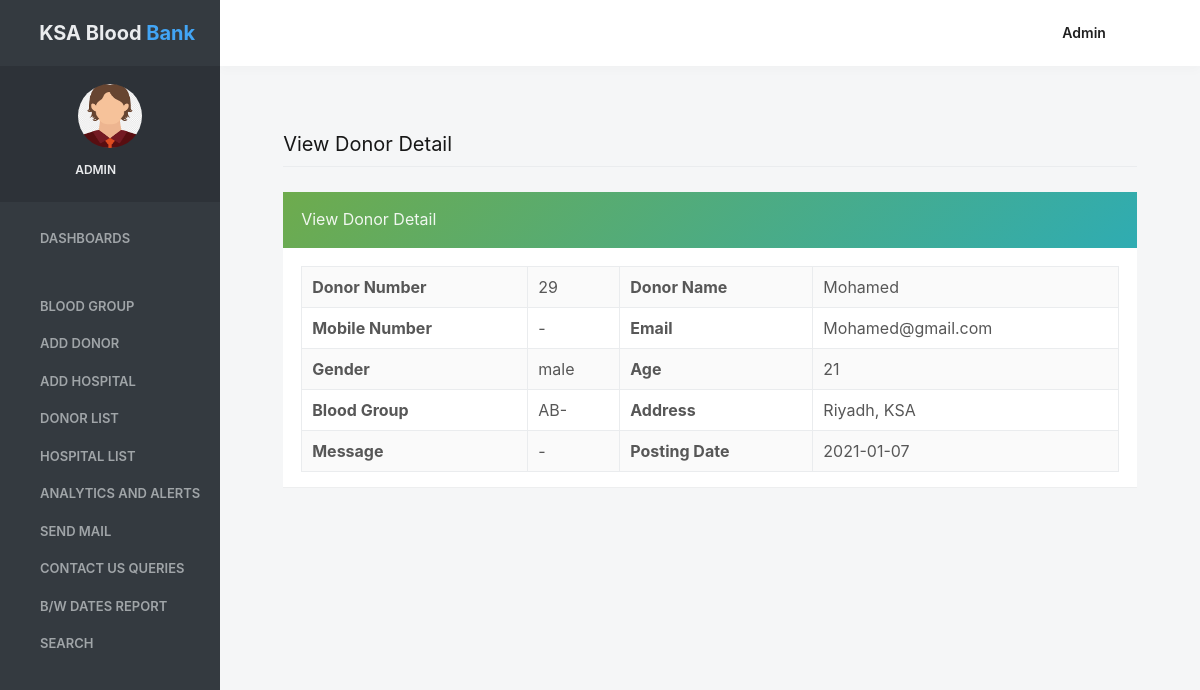
The page /view_donordetail/29 (signed in) on the database its author committed.
### bloodbank/models.py (models this page shows, shortened)
class Donor(models.Model):
    fullname = models.CharField(max_length=100)
    mobileno = models.CharField(max_length=15)
    emailid = models.CharField(max_length=50)
    gender = models.CharField(max_length=15)
    age = models.CharField(max_length=15)
    group = models.ForeignKey(Group, on_delete=models.CASCADE)
    address = models.CharField(max_length=300, null=True)
    message = models.CharField(max_length=300, null=True)
    postingdate = models.CharField(max_length=100)
    Status = models.CharField(max_length=100)
    donation_date = models.CharField(max_length=100)
    expiry_date = models.CharField(max_length=100)
    AssocHB = models.CharField(max_length=100)
    ReferenceID = models.CharField(max_length=100)

class Group(models.Model):
    bloodgroup = models.CharField(max_length=30)
    def __str__(self):
        return self.bloodgroup

### bloodbank/views.py (the view)
# urls.py: path('view_donordetail/<int:pid>',view_donordetail, name="view_donordetail"),
def view_donordetail(request, pid):
    if not request.user.is_authenticated:
        return redirect('login')
    donor = Donor.objects.filter(id=pid)
    d = {'donor': donor}
    return render(request, 'view_donordetail.html', d)

### bloodbank/templates/view_donordetail.html (shortened to what this page needs)
{% load static %}
{% block body %}
 <html lang="en" class="no-focus">
    <head>
<link rel="stylesheet" href="{% static 'adminassets/js/plugins/datatables/dataTables.bootstrap4.min.css' %}">
        <link rel="stylesheet"  href="{% static 'adminassets/css/codebase.min.css' %}">
</head>
    <body>
        <div id="page-container" class="sidebar-o sidebar-inverse side-scroll page-header-fixed main-content-narrow">
 {% include 'sidebar.html' %}
            {% include 'admin_nav.html' %}
            <main id="main-container">
                <div class="content">
                    <h2 class="content-heading">View Donor Detail</h2>
                    <div class="row">
                        <div class="col-md-12">
                            <div class="block block-themed">
                                <div class="block-header bg-gd-emerald">
                                    <h3 class="block-title">View Donor Detail</h3>
                                    <div class="block-options">
                                        <button type="button" class="btn-block-option" data-toggle="block-option" data-action="state_toggle" data-action-mode="demo">
                                            <i class="si si-refresh"></i>
                                        </button>
                                        <button type="button" class="btn-block-option" data-toggle="block-option" data-action="content_toggle"></button>
                                    </div>
                                </div>
                                <div class="block-content">
                                    {% for i in donor %}
                            <table border="1" class="table table-bordered table-striped table-vcenter js-dataTable-full-pagination">
                                            <tr>
    <th>Donor Number</th>
    <td>{{i.id}}</td>
    <th>Donor Name</th>
    <td>{{i.fullname}}</td>
  </tr>
  <tr>
    <th>Mobile Number</th>
    <td>{{i.mobileno}}</td>
   <th>Email</th>
    <td>{{i.emailid}}</td>
  </tr>
  <tr>
    <th>Gender</th>
    <td>{{i.gender}}</td>
    <th>Age</th>
    <td>{{i.age}}</td>
  </tr>
   <tr>
    <th>Blood Group</th>
    <td>{{i.group}}</td>
    <th>Address</th>
    <td>{{i.address}}</td>
  </tr>
  <tr>
    <th>Message</th>
    <td>{{i.message}}</td>
    <th>Posting Date</th>
    <td>{{i.postingdate}}</td>
  </tr>
</table>
 {% endfor %}
</div>
                                </div>
                            </div>
            </main>
        </div>
    </body>
</html>
{% endblock %}

### bloodbank/templates/sidebar.html (shortened to what this page needs)
{% load static %}
   <nav id="sidebar">
                <div id="sidebar-scroll">
                    <div class="sidebar-content">
                        <div class="content-header content-header-fullrow px-15">
                            <div class="content-header-section text-center align-parent sidebar-mini-hidden">
                                <div class="content-header-item">
                                    <a class="link-effect font-w700" href="{% url 'admin_home' %}">
                                        <i class="si si-fire text-primary"></i>
                                        <span class="font-size-xl text-dual-primary-dark">KSA Blood </span><span class="font-size-xl text-primary">Bank</span>
                                    </a>
                                </div>
                            </div>
                        </div>
                        <div class="content-side content-side-full content-side-user px-10 align-parent">
                            <div class="sidebar-mini-hidden-b text-center">
                                <a class="img-link" href="be_pages_generic_profile.html">
                                    <img class="img-avatar" src="{% static 'adminassets/img/avatars/avatarboy729.png' %}" alt="">
                                </a>
                                <ul class="list-inline mt-10">
                                    <li class="list-inline-item">
                                        <a class="link-effect text-dual-primary-dark font-size-xs font-w600 text-uppercase" href="#">{{request.user.username}}</a>
                                    </li>
                                    <li class="list-inline-item">
                                        <a class="link-effect text-dual-primary-dark" href="{% url 'logout' %}">
                                            <i class="si si-logout"></i>
                                        </a>
                                    </li>
                                </ul>
                            </div>
                        </div>
                        <div class="content-side content-side-full">
                            <ul class="nav-main">
                                <li class="open">
                                    <a href="{% url 'admin_home' %}"><i class="si si-cup"></i><span class="sidebar-mini-hide">Dashboards</span></a>
                                </li>
                                <li class="nav-main-heading"><span class="sidebar-mini-visible">UI</span></li>
                                <li>
                                    <a class="nav-submenu" data-toggle="nav-submenu"><i class="si si-puzzle"></i>Blood Group</a>
                                </li>
                               <li>
                                    <a  href="{% url 'add_donor' %}"><i class="fa fa-edit"></i><span class="sidebar-mini-hide">Add Donor</span></a>
                                </li>
                                <li>
                                    <a  href="{% url 'add_hospital' %}"><i class="fa fa-edit"></i><span class="sidebar-mini-hide">Add Hospital</span></a>
                                </li>
                                <li>
                                    <a  href="{% url 'donorlist' %}"><i class="fa fa-users"></i><span class="sidebar-mini-hide">Donor List</span></a>
                                </li>
                                <li>
                                    <a  href="{% url 'hospitallist' %}"><i class="fa fa-users"></i><span class="sidebar-mini-hide">Hospital List</span></a>
                                </li>
                                  <li>
                                    <a  href="{% url 'graphData' %}"><i class="fa fa-users"></i><span class="sidebar-mini-hide">Analytics and Alerts</span></a>
                                </li>
                                 <li>
                                    <a  href="{% url 'sendmail' %}"><i class="fa fa-users"></i><span class="sidebar-mini-hide">Send Mail</span></a>
                                </li>
                                <li>
                                    <a class="nav-submenu" data-toggle="nav-submenu" href="#"><i class="si si-user"></i><span class="sidebar-mini-hide">Contact Us Queries</span></a>
                                </li>
                                <li>
                                    <a  href="{% url 'betweendate_report' %}"><i class="si si-vector"></i><span class="sidebar-mini-hide">B/w Dates Report</span></a>
                                </li>
                                <li>
                                    <a class="nav-submenu" data-toggle="nav-submenu" href="#"><i class="si si-trophy"></i><span class="sidebar-mini-hide">Search</span></a>
                                </li>
                            </ul>
                        </div>
                    </div>
                </div>
            </nav>

### bloodbank/templates/admin_nav.html (shortened to what this page needs)
{% load static %}
            <header id="page-header">
                <div class="content-header">
                    <div class="content-header-section">
                        <button type="button" class="btn btn-circle btn-dual-secondary" data-toggle="layout" data-action="sidebar_toggle">
                            <i class="fa fa-navicon"></i>
                        </button>
                        <div class="btn-group" role="group">
                            <button type="button" class="btn btn-circle btn-dual-secondary" id="page-header-options-dropdown" data-toggle="dropdown" aria-haspopup="true" aria-expanded="false">
                                <i class="fa fa-wrench"></i>
                            </button>
                        </div>
                        <div class="btn-group" role="group">
                            <button type="button" class="btn btn-circle btn-dual-secondary" id="page-header-themes-dropdown" data-toggle="dropdown" aria-haspopup="true" aria-expanded="false">
                                <i class="fa fa-paint-brush"></i>
                            </button>
                        </div>
                    </div>
                    <div class="content-header-section">
                        <div class="btn-group" role="group">
                            <button type="button" class="btn btn-rounded btn-dual-secondary text-capitalize" id="page-header-user-dropdown" data-toggle="dropdown" aria-haspopup="true" aria-expanded="false">
                                {{request.user.username}}<i class="fa fa-angle-down ml-5"></i>
                            </button>
                        </div>
                    </div>
                </div>
            </header>

### rows shown on the page
Donor: id "29", fullname "Mohamed", mobileno "-", emailid "Mohamed@gmail.com", gender "male", age "21", group "AB-", address "Riyadh, KSA", message "-", postingdate "2021-01-07"

### other values the page prints
{{ request.user.username }} "ADMIN"
{{ request.user.username }} "Admin"
